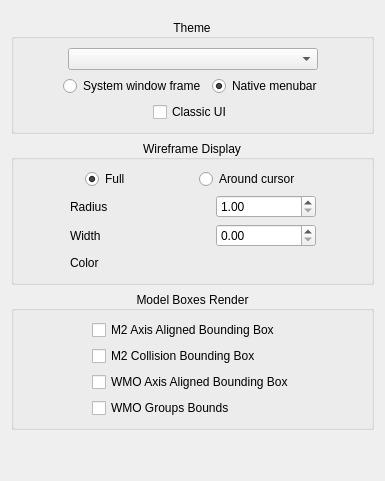
        <widget class="QWidget" name="tab_appearance">
         <attribute name="title">
          <string>Appearance</string>
         </attribute>
         <layout class="QVBoxLayout" name="verticalLayout_22">
          <item>
           <layout class="QVBoxLayout" name="verticalLayout_23">
            <property name="topMargin">
             <number>8</number>
            </property>
            <item>
             <widget class="QGroupBox" name="theme_box_2">
              <property name="title">
               <string>Theme</string>
              </property>
              <property name="alignment">
               <set>Qt::AlignCenter</set>
              </property>
              <layout class="QVBoxLayout" name="verticalLayout_2">
               <item>
                <layout class="QHBoxLayout" name="horizontalLayout_43">
                 <item>
                  <spacer name="horizontalSpacer_18">
                   <property name="orientation">
                    <enum>Qt::Horizontal</enum>
                   </property>
                   <property name="sizeHint" stdset="0">
                    <size>
                     <width>40</width>
                     <height>20</height>
                    </size>
                   </property>
                  </spacer>
                 </item>
                 <item>
                  <widget class="QComboBox" name="_theme">
                   <property name="sizePolicy">
                    <sizepolicy hsizetype="Expanding" vsizetype="Fixed">
                     <horstretch>0</horstretch>
                     <verstretch>0</verstretch>
                    </sizepolicy>
                   </property>
                   <property name="minimumSize">
                    <size>
                     <width>250</width>
                     <height>0</height>
                    </size>
                   </property>
                   <property name="sizeAdjustPolicy">
                    <enum>QComboBox::AdjustToContentsOnFirstShow</enum>
                   </property>
                  </widget>
                 </item>
                 <item>
                  <spacer name="horizontalSpacer_19">
                   <property name="orientation">
                    <enum>Qt::Horizontal</enum>
                   </property>
                   <property name="sizeHint" stdset="0">
                    <size>
                     <width>40</width>
                     <height>20</height>
                    </size>
                   </property>
                  </spacer>
                 </item>
                </layout>
               </item>
               <item>
                <layout class="QHBoxLayout" name="horizontalLayout_3">
                 <item>
                  <spacer name="horizontalSpacer_16">
                   <property name="orientation">
                    <enum>Qt::Horizontal</enum>
                   </property>
                   <property name="sizeHint" stdset="0">
                    <size>
                     <width>40</width>
                     <height>20</height>
                    </size>
                   </property>
                  </spacer>
                 </item>
                 <item>
                  <widget class="QRadioButton" name="_systemWindowFrame">
                   <property name="toolTip">
                    <string>&lt;html&gt;&lt;head/&gt;&lt;body&gt;&lt;p&gt;Turns on default system window frame instead of Noggit's styled one. Requires restart.&lt;/p&gt;&lt;p&gt;Warning: Can cause crash.&lt;/p&gt;&lt;/body&gt;&lt;/html&gt;</string>
                   </property>
                   <property name="text">
                    <string>System window frame</string>
                   </property>
                   <property name="checked">
                    <bool>false</bool>
                   </property>
                   <property name="autoExclusive">
                    <bool>false</bool>
                   </property>
                  </widget>
                 </item>
                 <item>
                  <widget class="QRadioButton" name="_nativeMenubar">
                   <property name="toolTip">
                    <string>Moves top menu to system's dedicated space for application menus. Supported by Mac OS and some other platforms. Requires restart.</string>
                   </property>
                   <property name="text">
                    <string>Native menubar</string>
                   </property>
                   <property name="checked">
                    <bool>true</bool>
                   </property>
                   <property name="autoExclusive">
                    <bool>false</bool>
                   </property>
                  </widget>
                 </item>
                 <item>
                  <spacer name="horizontalSpacer_17">
                   <property name="orientation">
                    <enum>Qt::Horizontal</enum>
                   </property>
                   <property name="sizeHint" stdset="0">
                    <size>
                     <width>40</width>
                     <height>20</height>
                    </size>
                   </property>
                  </spacer>
                 </item>
                </layout>
               </item>
               <item>
                <layout class="QHBoxLayout" name="horizontalLayout_11">
                 <item>
                  <spacer name="horizontalSpacer_7">
                   <property name="orientation">
                    <enum>Qt::Horizontal</enum>
                   </property>
                   <property name="sizeHint" stdset="0">
                    <size>
                     <width>40</width>
                     <height>20</height>
                    </size>
                   </property>
                  </spacer>
                 </item>
                 <item>
                  <widget class="QCheckBox" name="_classic_ui">
                   <property name="toolTip">
                    <string>&lt;html&gt;&lt;head/&gt;&lt;body&gt;&lt;p&gt;Disable the new secondary toolbars and moves the settings back to the tool panels.&lt;/p&gt;&lt;p&gt; Requires restart.&lt;/p&gt;&lt;/body&gt;&lt;/html&gt;</string>
                   </property>
                   <property name="text">
                    <string>Classic UI</string>
                   </property>
                  </widget>
                 </item>
                 <item>
                  <spacer name="horizontalSpacer_23">
                   <property name="orientation">
                    <enum>Qt::Horizontal</enum>
                   </property>
                   <property name="sizeHint" stdset="0">
                    <size>
                     <width>40</width>
                     <height>20</height>
                    </size>
                   </property>
                  </spacer>
                 </item>
                </layout>
               </item>
              </layout>
             </widget>
            </item>
            <item>
             <layout class="QVBoxLayout" name="wireframeLayout_24">
              <item>
               <widget class="QGroupBox" name="groupBox_6">
                <property name="title">
                 <string>Wireframe Display</string>
                </property>
                <property name="alignment">
                 <set>Qt::AlignCenter</set>
                </property>
                <layout class="QHBoxLayout" name="horizontalLayout_44">
                 <item>
                  <layout class="QVBoxLayout" name="verticalLayout_25">
                   <item>
                    <layout class="QHBoxLayout" name="horizontalLayout_45">
                     <item>
                      <spacer name="horizontalSpacer_29">
                       <property name="orientation">
                        <enum>Qt::Horizontal</enum>
                       </property>
                       <property name="sizeHint" stdset="0">
                        <size>
                         <width>40</width>
                         <height>20</height>
                        </size>
                       </property>
                      </spacer>
                     </item>
                     <item>
                      <widget class="QRadioButton" name="radio_wire_full">
                       <property name="text">
                        <string>Full</string>
                       </property>
                       <property name="checked">
                        <bool>true</bool>
                       </property>
                       <property name="autoExclusive">
                        <bool>true</bool>
                       </property>
                       <attribute name="buttonGroup">
                        <string notr="true">_wireframe_type_group</string>
                       </attribute>
                      </widget>
                     </item>
                     <item>
                      <spacer name="horizontalSpacer_30">
                       <property name="orientation">
                        <enum>Qt::Horizontal</enum>
                       </property>
                       <property name="sizeHint" stdset="0">
                        <size>
                         <width>40</width>
                         <height>20</height>
                        </size>
                       </property>
                      </spacer>
                     </item>
                     <item>
                      <widget class="QRadioButton" name="radio_wire_cursor">
                       <property name="enabled">
                        <bool>true</bool>
                       </property>
                       <property name="text">
                        <string>Around cursor</string>
                       </property>
                       <property name="autoExclusive">
                        <bool>true</bool>
                       </property>
                       <attribute name="buttonGroup">
                        <string notr="true">_wireframe_type_group</string>
                       </attribute>
                      </widget>
                     </item>
                     <item>
                      <spacer name="horizontalSpacer_31">
                       <property name="orientation">
                        <enum>Qt::Horizontal</enum>
                       </property>
                       <property name="sizeHint" stdset="0">
                        <size>
                         <width>40</width>
                         <height>20</height>
                        </size>
                       </property>
                      </spacer>
                     </item>
                    </layout>
                   </item>
                   <item>
                    <layout class="QHBoxLayout" name="horizontalLayout_46">
                     <item>
                      <spacer name="horizontalSpacer_32">
                       <property name="orientation">
                        <enum>Qt::Horizontal</enum>
                       </property>
                       <property name="sizeHint" stdset="0">
                        <size>
                         <width>40</width>
                         <height>20</height>
                        </size>
                       </property>
                      </spacer>
                     </item>
                     <item>
                      <widget class="QLabel" name="label_29">
                       <property name="minimumSize">
                        <size>
                         <width>140</width>
                         <height>0</height>
                        </size>
                       </property>
                       <property name="text">
                        <string>Radius</string>
                       </property>
                      </widget>
                     </item>
                     <item>
                      <widget class="QDoubleSpinBox" name="_wireframe_radius">
                       <property name="minimumSize">
                        <size>
                         <width>100</width>
                         <height>0</height>
                        </size>
                       </property>
                       <property name="toolTip">
                        <string>real radius = cursor radius * wireframe radius</string>
                       </property>
                       <property name="minimum">
                        <double>1.000000000000000</double>
                       </property>
                       <property name="maximum">
                        <double>100.000000000000000</double>
                       </property>
                      </widget>
                     </item>
                     <item>
                      <spacer name="horizontalSpacer_33">
                       <property name="orientation">
                        <enum>Qt::Horizontal</enum>
                       </property>
                       <property name="sizeHint" stdset="0">
                        <size>
                         <width>40</width>
                         <height>20</height>
                        </size>
                       </property>
                      </spacer>
                     </item>
                    </layout>
                   </item>
                   <item>
                    <layout class="QHBoxLayout" name="horizontalLayout_47">
                     <item>
                      <spacer name="horizontalSpacer_34">
                       <property name="orientation">
                        <enum>Qt::Horizontal</enum>
                       </property>
                       <property name="sizeHint" stdset="0">
                        <size>
                         <width>40</width>
                         <height>20</height>
                        </size>
                       </property>
                      </spacer>
                     </item>
                     <item>
                      <widget class="QLabel" name="label_30">
                       <property name="minimumSize">
                        <size>
                         <width>140</width>
                         <height>0</height>
                        </size>
                       </property>
                       <property name="text">
                        <string>Width</string>
                       </property>
                      </widget>
                     </item>
                     <item>
                      <widget class="QDoubleSpinBox" name="_wireframe_width">
                       <property name="minimumSize">
                        <size>
                         <width>100</width>
                         <height>0</height>
                        </size>
                       </property>
                       <property name="maximum">
                        <double>10.000000000000000</double>
                       </property>
                       <property name="singleStep">
                        <double>0.100000000000000</double>
                       </property>
                      </widget>
                     </item>
                     <item>
                      <spacer name="horizontalSpacer_35">
                       <property name="orientation">
                        <enum>Qt::Horizontal</enum>
                       </property>
                       <property name="sizeHint" stdset="0">
                        <size>
                         <width>40</width>
                         <height>20</height>
                        </size>
                       </property>
                      </spacer>
                     </item>
                    </layout>
                   </item>
                   <item>
                    <layout class="QHBoxLayout" name="horizontalLayout_48">
                     <item>
                      <spacer name="horizontalSpacer_36">
                       <property name="orientation">
                        <enum>Qt::Horizontal</enum>
                       </property>
                       <property name="sizeHint" stdset="0">
                        <size>
                         <width>40</width>
                         <height>20</height>
                        </size>
                       </property>
                      </spacer>
                     </item>
                     <item>
                      <widget class="QLabel" name="label_31">
                       <property name="minimumSize">
                        <size>
                         <width>140</width>
                         <height>0</height>
                        </size>
                       </property>
                       <property name="text">
                        <string>Color</string>
                       </property>
                      </widget>
                     </item>
                     <item>
                      <widget class="color_widgets::ColorSelector" name="_wireframe_color" native="true">
                       <property name="minimumSize">
                        <size>
                         <width>100</width>
                         <height>0</height>
                        </size>
                       </property>
                      </widget>
                     </item>
                     <item>
                      <spacer name="horizontalSpacer_37">
                       <property name="orientation">
                        <enum>Qt::Horizontal</enum>
                       </property>
                       <property name="sizeHint" stdset="0">
                        <size>
                         <width>40</width>
                         <height>20</height>
                        </size>
                       </property>
                      </spacer>
                     </item>
                    </layout>
                   </item>
                  </layout>
                 </item>
                </layout>
               </widget>
              </item>
             </layout>
            </item>
            <item>
             <widget class="QGroupBox" name="model_renderBox_4">
              <property name="title">
               <string>Model Boxes Render</string>
              </property>
              <property name="alignment">
               <set>Qt::AlignCenter</set>
              </property>
              <layout class="QHBoxLayout" name="horizontalLayout_18">
               <item>
                <spacer name="horizontalSpacer_27">
                 <property name="orientation">
                  <enum>Qt::Horizontal</enum>
                 </property>
                 <property name="sizeHint" stdset="0">
                  <size>
                   <width>40</width>
                   <height>20</height>
                  </size>
                 </property>
                </spacer>
               </item>
               <item>
                <layout class="QVBoxLayout" name="verticalLayout_10">
                 <item>
                  <widget class="QCheckBox" name="_m2_aabb_2">
                   <property name="text">
                    <string>M2 Axis Aligned Bounding Box</string>
                   </property>
                  </widget>
                 </item>
                 <item>
                  <widget class="QCheckBox" name="_m2_coll_bb">
                   <property name="text">
                    <string>M2 Collision Bounding Box</string>
                   </property>
                  </widget>
                 </item>
                 <item>
                  <widget class="QCheckBox" name="_wmo_aabb">
                   <property name="text">
                    <string>WMO Axis Aligned Bounding Box</string>
                   </property>
                  </widget>
                 </item>
                 <item>
                  <widget class="QCheckBox" name="_wmo_group_bounds">
                   <property name="text">
                    <string>WMO Groups Bounds</string>
                   </property>
                  </widget>
                 </item>
                </layout>
               </item>
               <item>
                <spacer name="horizontalSpacer_28">
                 <property name="orientation">
                  <enum>Qt::Horizontal</enum>
                 </property>
                 <property name="sizeHint" stdset="0">
                  <size>
                   <width>40</width>
                   <height>20</height>
                  </size>
                 </property>
                </spacer>
               </item>
              </layout>
             </widget>
            </item>
            <item>
             <spacer name="verticalSpacer_3">
              <property name="orientation">
               <enum>Qt::Vertical</enum>
              </property>
              <property name="sizeHint" stdset="0">
               <size>
                <width>20</width>
                <height>40</height>
               </size>
              </property>
             </spacer>
            </item>
           </layout>
          </item>
         </layout>
        </widget>
